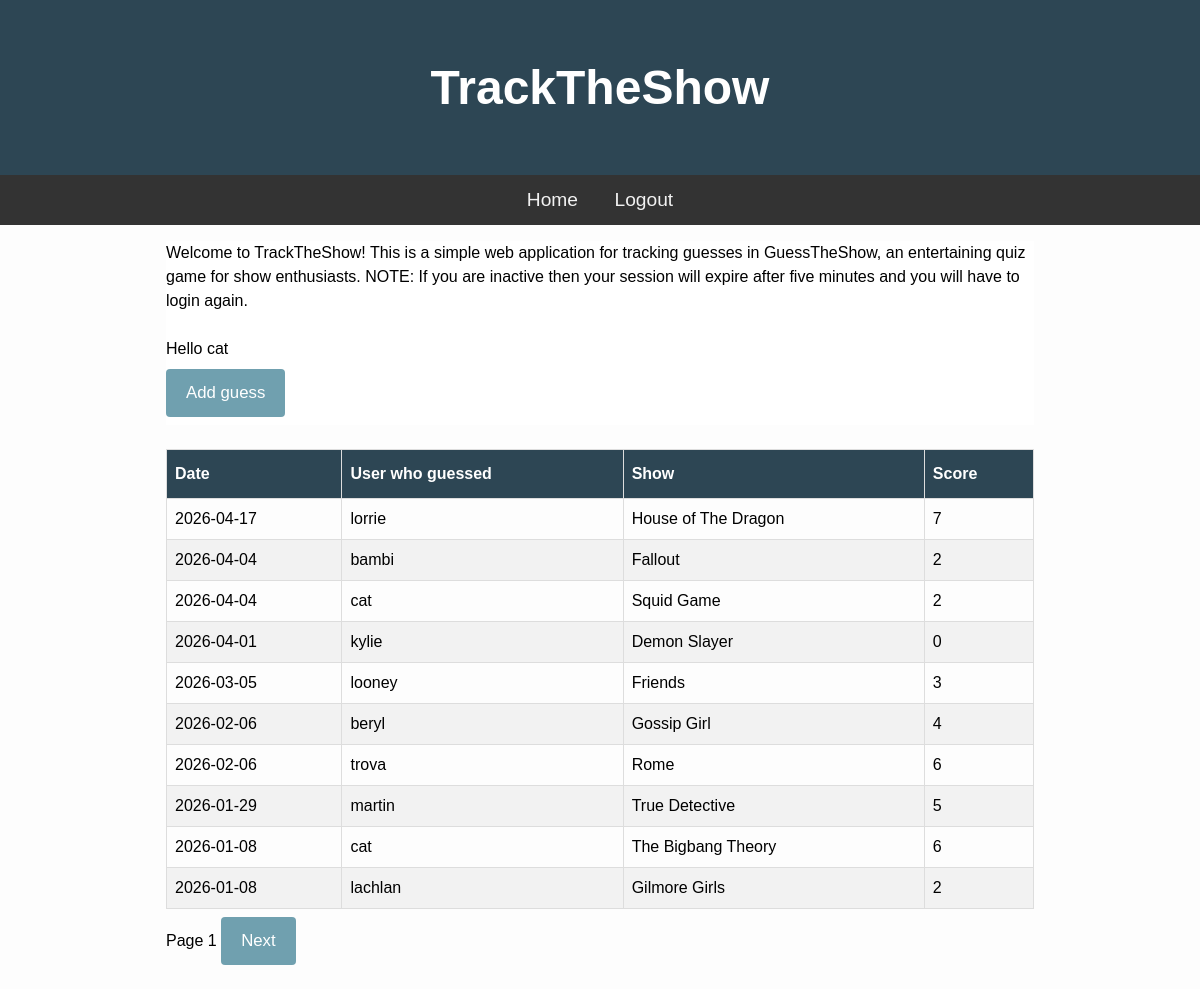
Screenshot of / (signed in) with the database file from the repository.
### tables this page shows
CREATE TABLE Users (id INTEGER PRIMARY KEY AUTOINCREMENT, username TEXT UNIQUE NOT NULL, password NOT NULL, salt TEXT);

CREATE TABLE Guesses (id INTEGER PRIMARY KEY AUTOINCREMENT, user_id INTEGER, date TEXT NOT NULL, score INTEGER, "show" TEXT NOT NULL);

### main.py (the view)
@app.route("/") #the route for the homepage
def Home():
    page = request.args.get('page', 1, type=int) #Get the page number from the query parameters and default to 1 if not provided
    per_page = 10 #Limit guesses to 10 per page e
    total_guesses = db.TotalGuessCount() #Get the total number of guesses from the guesses database
    total_pages = math.ceil(total_guesses / per_page)#Calculate the total number of pages and round up to the nearest whole number
    if page < 1: #If the page number is less than 1, set it to 1 to prevent invalid page numbers and users from trying to access non-existent pages
       page = 1
    elif page > total_pages and total_pages > 0:
       page = total_pages
    offset = (page - 1) * per_page #Calculate the offset for the database query based on the current page
    guessData = db.GetPages(per_page, offset)#Get the guesses for the current page using limit and offset
    return render_template("index1.html", guesses=guessData, page=page, total_pages=total_pages) #Note: passing data, page and total_pages

### db.py (called while the page is built)
def GetDB():
    BASE_DIR = os.path.dirname(os.path.abspath(__file__)) #Turns the part of the current file into an absolute path and then gets the directory of that path. Used to find the database file regardless of where the program is run from.
    db_path = os.path.join(BASE_DIR, ".database", "gtg.db") #Creates path to the database file
    db = sqlite3.connect(db_path)
    db.row_factory = sqlite3.Row
    return db

def GetPages(limit, offset):
    db = GetDB()
    query = """SELECT Guesses.date, Guesses.show, Guesses.score, Users.username
               FROM Guesses
               JOIN Users ON Guesses.user_id = Users.id
               ORDER BY date DESC
               LIMIT ? OFFSET ?"""
    guesses = db.execute(query, (limit, offset)).fetchall()
    db.close()
    return guesses

def TotalGuessCount():
    db = GetDB()
    result = db.execute("SELECT COUNT(*) as total FROM Guesses").fetchone()
    db.close()
    return result['total']

### main.py (called while the page is built)
@app.before_request
def session_timeout():
    session.permanent = True
    app.permanent_session_lifetime = timedelta(minutes=5) #Reset the session timoeout on each request

### templates/index1.html (shortened to what this page needs)
{% extends "base.html" %}
{% block content %}
<div class="container">
    <p>Welcome to TrackTheShow! This is a simple web application for tracking guesses in GuessTheShow, an entertaining quiz game for show enthusiasts. NOTE: If you are inactive then your session will expire after five minutes and you will have to login again.</p>
    {% if session['username'] %}
        <br>
        <p>Hello {{ session['username'] }}</p>
        <a href="/add"><button>Add guess</button></a>
    {% endif %}
</div>
<br>
<table class="guess_table">
    <thead>
        <th>Date</th>
        <th>User who guessed</th>
        <th>Show</th>
        <th>Score</th>
    </thead>
    <tbody>
        {% for guess in guesses %}
        <tr>
            <td>{{ guess['date'] }}</td>
            <td>{{ guess['username'] }}</td>
            <td>{{ guess['show'] }}</td>
            <td>{{ guess['score'] }}</td>
        </tr>
        {% endfor %}
    </tbody>
</table>
<div class="pagenavigation">
    <span>Page {{ page }}</span>
    {% if page < total_pages %}
        <a href="{{ url_for('Home', page=page+1) }}"><button>Next</button></a>
    {% endif %}
</div>
{% endblock %}

### static/css/style.css (style rules this page uses)
* { padding: 0; margin: 0; box-sizing: border-box; }
body { background: #fdfdfd; font-family: "Nunito", sans-serif; font-size: 1rem; }
.container { background-color: white; }
.guess_table { font-family: Arial, Helvetica, sans-serif; border-collapse: collapse; width: 100%; }
.guess_table td, .guess_table th { border: 1px solid #ddd; padding: 8px; }
.guess_table tr:nth-child(even) { background-color: #f2f2f2; }
.guess_table th { padding-top: 12px; padding-bottom: 12px; text-align: left; background-color: #2D4654; color: white; }
button { background-color: #70A0AF; color: white; padding: 14px 20px; margin: 8px 0; border: none; border-radius: 4px; cursor: pointer; font-size: 1.05em; }

### rows the page displays
Users: username "cat"
Guesses: date "2026-04-17", username "lorrie", show "House of The Dragon", score "7"
Guesses: date "2026-04-04", username "bambi", show "Fallout", score "2"
Guesses: date "2026-04-04", username "cat", show "Squid Game", score "2"
Guesses: date "2026-04-01", username "kylie", show "Demon Slayer", score "0"
Guesses: date "2026-03-05", username "looney", show "Friends", score "3"
Guesses: date "2026-02-06", username "beryl", show "Gossip Girl", score "4"
Guesses: date "2026-02-06", username "trova", show "Rome", score "6"
Guesses: date "2026-01-29", username "martin", show "True Detective", score "5"
Guesses: date "2026-01-08", username "cat", show "The Bigbang Theory", score "6"
Guesses: date "2026-01-08", username "lachlan", show "Gilmore Girls", score "2"

### other values shown
{{ page }} "1"
